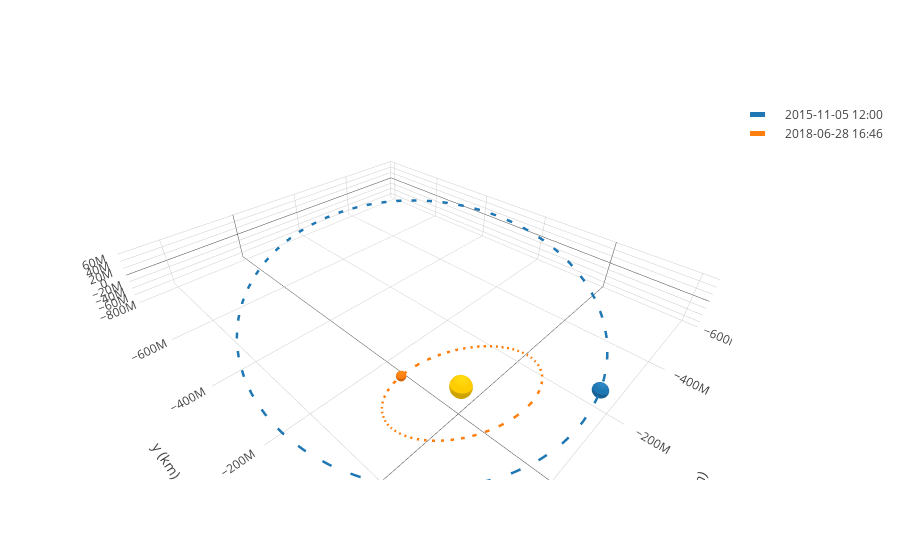

The notebook cell saved with this chart:
### Code cell
frame = OrbitPlotter3D()

frame.plot(churi)
frame.plot(Orbit.from_body_ephem(Earth))

frame.show()
